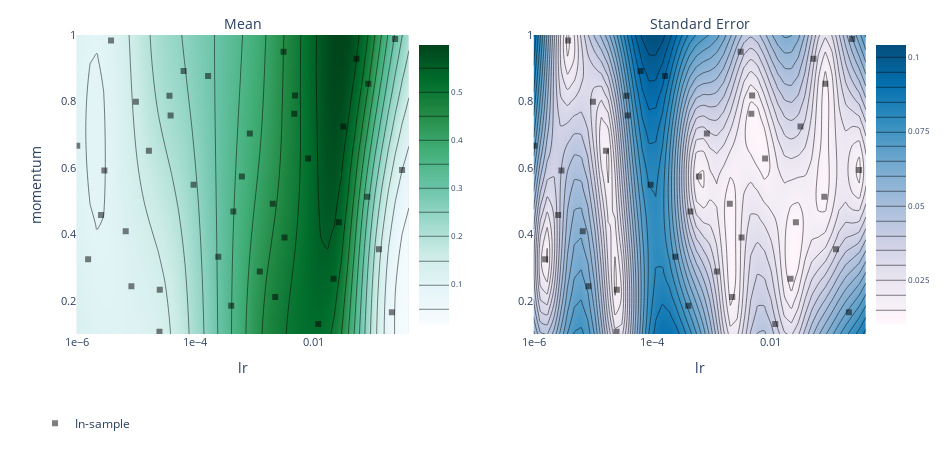

The code cell stored with this chart in its notebook:
### Code cell
import cs231n.pytorch.tune as t
import cs231n.pytorch.models as m
import cs231n.pytorch.experiment as e
import importlib

importlib.reload(m)
importlib.reload(t)
importlib.reload(e)

parameters=[
        {"name": "lr", "type": "range", "bounds": [1e-6, 0.4], "log_scale": True, "value_type":'float'},
        {"name": "momentum", "type": "range", "bounds": [0.1, 1.0], "value_type":'float'},
        {"name": "nesterov", "type": "fixed", "value":True, "value_type":'bool'},
        {"name": "filter_size_1", "type": "choice",  "values": [3, 5, 7], "value_type":'int'},
    ]

tune = t.Tune(
     m.ThreeLayerConvNet,
     optim.SGD,
     lab,
     parameters,
    total_trials=40,
    verbose=True
)

best_parameters, values, experiment, model = tune.run()
tune.plot_contour('lr','momentum')

print('best_parameters', best_parameters)

### Figure 1 — Plotly figure (JSON) as saved in the notebook; plotly's stock layout.template omitted (floating-point values rounded to 4 significant figures; data arrays with more than 128 entries replaced by an {"elided": "..."} marker saying what was removed)
{"data": [{"autocolorscale": false, "autocontour": true, "colorbar": {"tickfont": {"size": 8}, "ticksuffix": "", "x": 0.45, "y": 0.5}, "colorscale": [[0, "rgb(247,252,253)"], [0.125, "rgb(229,245,249)"], [0.25, "rgb(204,236,230)"], [0.375, "rgb(153,216,201)"], [0.5, "rgb(102,194,164)"], [0.625, "rgb(65,174,118)"], [0.75, "rgb(35,139,69)"], [0.875, "rgb(0,109,44)"], [1, "rgb(0,68,27)"]], "contours": {"coloring": "heatmap"}, "hoverinfo": "x+y+z", "ncontours": 25, "type": "contour", "x": [1e-06, 1.301e-06, 1.693e-06, 2.203e-06, 2.866e-06, 3.729e-06, 4.853e-06, 6.314e-06, 8.215e-06, 1.069e-05, 1.391e-05, 1.81e-05, 2.355e-05, 3.064e-05, 3.986e-05, 5.187e-05, 6.749e-05, 8.782e-05, 0.0001143, 0.0001487, 0.0001934, 0.0002517, 0.0003275, 0.0004261, 0.0005545, 0.0007214, 0.0009387, 0.001221, 0.001589, 0.002068, 0.00269, 0.003501, 0.004555, 0.005927, 0.007712, 0.01003, 0.01306, 0.01699, 0.0221, 0.02876, 0.03742, 0.04869, 0.06335, 0.08243, 0.1073, 0.1396, 0.1816, 0.2363, 0.3074, 0.4], "xaxis": "x", "y": [0.1, 0.1184, 0.1367, 0.1551, 0.1735, 0.1918, 0.2102, 0.2286, 0.2469, 0.2653, 0.2837, 0.302, 0.3204, 0.3388, 0.3571, 0.3755, 0.3939, 0.4122, 0.4306, 0.449, 0.4673, 0.4857, 0.5041, 0.5224, 0.5408, 0.5592, 0.5776, 0.5959, 0.6143, 0.6327, 0.651, 0.6694, 0.6878, 0.7061, 0.7245, 0.7429, 0.7612, 0.7796, 0.798, 0.8163, 0.8347, 0.8531, 0.8714, 0.8898, 0.9082, 0.9265, 0.9449, 0.9633, 0.9816, 1], "yaxis": "y", "z": {"elided": "50x50 float values"}, "zauto": true, "zmax": 0.5976, "zmin": -0.5976}, {"autocolorscale": false, "autocontour": true, "colorbar": {"tickfont": {"size": 8}, "ticksuffix": "", "x": 1, "y": 0.5}, "colorscale": [[0, "rgb(255,247,251)"], [0.1429, "rgb(236,231,242)"], [0.2857, "rgb(208,209,230)"], [0.4286, "rgb(166,189,219)"], [0.5714, "rgb(116,169,207)"], [0.7143, "rgb(54,144,192)"], [0.8571, "rgb(5,112,176)"], [1, "rgb(3,78,123)"]], "contours": {"coloring": "heatmap"}, "hoverinfo": "x+y+z", "ncontours": 25, "type": "contour", "x": [1e-06, 1.301e-06, 1.693e-06, 2.203e-06, 2.866e-06, 3.729e-06, 4.853e-06, 6.314e-06, 8.215e-06, 1.069e-05, 1.391e-05, 1.81e-05, 2.355e-05, 3.064e-05, 3.986e-05, 5.187e-05, 6.749e-05, 8.782e-05, 0.0001143, 0.0001487, 0.0001934, 0.0002517, 0.0003275, 0.0004261, 0.0005545, 0.0007214, 0.0009387, 0.001221, 0.001589, 0.002068, 0.00269, 0.003501, 0.004555, 0.005927, 0.007712, 0.01003, 0.01306, 0.01699, 0.0221, 0.02876, 0.03742, 0.04869, 0.06335, 0.08243, 0.1073, 0.1396, 0.1816, 0.2363, 0.3074, 0.4], "xaxis": "x2", "y": [0.1, 0.1184, 0.1367, 0.1551, 0.1735, 0.1918, 0.2102, 0.2286, 0.2469, 0.2653, 0.2837, 0.302, 0.3204, 0.3388, 0.3571, 0.3755, 0.3939, 0.4122, 0.4306, 0.449, 0.4673, 0.4857, 0.5041, 0.5224, 0.5408, 0.5592, 0.5776, 0.5959, 0.6143, 0.6327, 0.651, 0.6694, 0.6878, 0.7061, 0.7245, 0.7429, 0.7612, 0.7796, 0.798, 0.8163, 0.8347, 0.8531, 0.8714, 0.8898, 0.9082, 0.9265, 0.9449, 0.9633, 0.9816, 1], "yaxis": "y2", "z": {"elided": "50x50 float values"}}, {"hoverinfo": "text", "legendgroup": "In-sample", "marker": {"color": "black", "opacity": 0.5, "symbol": 1}, "mode": "markers", "name": "In-sample", "text": ["0_0", "10_0", "11_0", "12_0", "13_0", "14_0", "15_0", "16_0", "17_0", "18_0", "19_0", "1_0", "20_0", "21_0", "22_0", "23_0", "24_0", "25_0", "26_0", "27_0", "28_0", "29_0", "2_0", "30_0", "31_0", "32_0", "33_0", "34_0", "35_0", "36_0", "37_0", "38_0", "39_0", "3_0", "4_0", "5_0", "6_0", "7_0", "8_0", "9_0"], "type": "scatter", "x": [0.002027, 9.368e-05, 0.05209, 0.1246, 0.0001646, 1.566e-06, 0.0008326, 0.001224, 1.027e-06, 0.0002447, 0.08267, 3.812e-06, 0.07933, 6.376e-05, 2.496e-05, 0.007974, 0.003194, 9.999e-06, 2.53e-05, 0.03148, 0.2064, 0.0006109, 0.0004045, 2.589e-06, 0.003085, 0.002228, 2.944e-06, 0.0004391, 0.2336, 0.02634, 3.681e-05, 8.405e-06, 0.004669, 0.3062, 0.0214, 3.848e-05, 6.741e-06, 0.004818, 0.01184, 1.656e-05], "xaxis": "x", "y": [0.4919, 0.5496, 0.9284, 0.3551, 0.8763, 0.325, 0.7038, 0.2879, 0.6667, 0.3324, 0.8536, 0.9832, 0.5128, 0.8917, 0.107, 0.6283, 0.3901, 0.7988, 0.2333, 0.7246, 0.1654, 0.5741, 0.1847, 0.4584, 0.9498, 0.2113, 0.5918, 0.4684, 0.9878, 0.4366, 0.8171, 0.2436, 0.763, 0.5934, 0.2666, 0.758, 0.4095, 0.8182, 0.1301, 0.6513], "yaxis": "y"}, {"hoverinfo": "text", "legendgroup": "In-sample", "marker": {"color": "black", "opacity": 0.5, "symbol": 1}, "mode": "markers", "name": "In-sample", "showlegend": false, "text": ["0_0", "10_0", "11_0", "12_0", "13_0", "14_0", "15_0", "16_0", "17_0", "18_0", "19_0", "1_0", "20_0", "21_0", "22_0", "23_0", "24_0", "25_0", "26_0", "27_0", "28_0", "29_0", "2_0", "30_0", "31_0", "32_0", "33_0", "34_0", "35_0", "36_0", "37_0", "38_0", "39_0", "3_0", "4_0", "5_0", "6_0", "7_0", "8_0", "9_0"], "type": "scatter", "x": [0.002027, 9.368e-05, 0.05209, 0.1246, 0.0001646, 1.566e-06, 0.0008326, 0.001224, 1.027e-06, 0.0002447, 0.08267, 3.812e-06, 0.07933, 6.376e-05, 2.496e-05, 0.007974, 0.003194, 9.999e-06, 2.53e-05, 0.03148, 0.2064, 0.0006109, 0.0004045, 2.589e-06, 0.003085, 0.002228, 2.944e-06, 0.0004391, 0.2336, 0.02634, 3.681e-05, 8.405e-06, 0.004669, 0.3062, 0.0214, 3.848e-05, 6.741e-06, 0.004818, 0.01184, 1.656e-05], "xaxis": "x2", "y": [0.4919, 0.5496, 0.9284, 0.3551, 0.8763, 0.325, 0.7038, 0.2879, 0.6667, 0.3324, 0.8536, 0.9832, 0.5128, 0.8917, 0.107, 0.6283, 0.3901, 0.7988, 0.2333, 0.7246, 0.1654, 0.5741, 0.1847, 0.4584, 0.9498, 0.2113, 0.5918, 0.4684, 0.9878, 0.4366, 0.8171, 0.2436, 0.763, 0.5934, 0.2666, 0.758, 0.4095, 0.8182, 0.1301, 0.6513], "yaxis": "y2"}], "layout": {"annotations": [{"font": {"size": 14}, "showarrow": false, "text": "Mean", "x": 0.25, "xanchor": "center", "xref": "paper", "y": 1, "yanchor": "bottom", "yref": "paper"}, {"font": {"size": 14}, "showarrow": false, "text": "Standard Error", "x": 0.8, "xanchor": "center", "xref": "paper", "y": 1, "yanchor": "bottom", "yref": "paper"}], "autosize": false, "height": 450, "hovermode": "closest", "legend": {"orientation": "h", "x": 0, "y": -0.25}, "margin": {"b": 100, "l": 35, "pad": 0, "r": 35, "t": 35}, "width": 950, "xaxis": {"anchor": "y", "autorange": false, "domain": [0.05, 0.45], "exponentformat": "e", "range": [-6, -0.3979], "tickfont": {"size": 11}, "tickmode": "auto", "title": {"text": "lr"}, "type": "log"}, "xaxis2": {"anchor": "y2", "autorange": false, "domain": [0.6, 1], "exponentformat": "e", "range": [-6, -0.3979], "tickfont": {"size": 11}, "tickmode": "auto", "title": {"text": "lr"}, "type": "log"}, "yaxis": {"anchor": "x", "autorange": false, "domain": [0, 1], "exponentformat": "e", "range": [0.1, 1], "tickfont": {"size": 11}, "tickmode": "auto", "title": {"text": "momentum"}, "type": "linear"}, "yaxis2": {"anchor": "x2", "autorange": false, "domain": [0, 1], "exponentformat": "e", "range": [0.1, 1], "tickfont": {"size": 11}, "tickmode": "auto", "type": "linear"}}}
